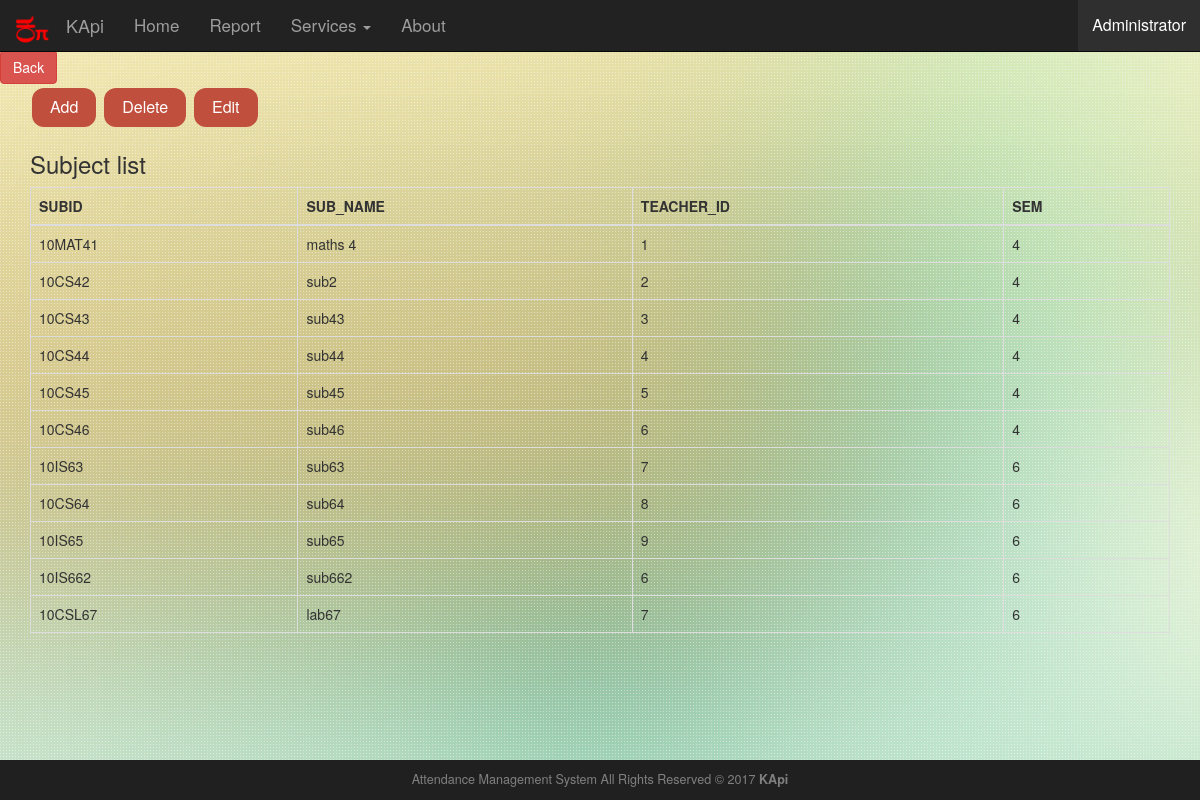
Page /listsub.php on the committed database.
### tables this page shows
CREATE TABLE 'subject_table' (
  `id` integer primary key autoincrement,
  'subid' varchar(10) not null,
  `subject_name` varchar(32) NOT NULL,'teacher_id' INTEGER NOT NULL,
  `semester` varchar(32) NOT NULL
);

### header.php (called while the page is built)
<?php include('nav.php'); ?>

### listsub.php (the view)
<?php
include('header.php');
require('db connect.php');
?>
<html>
<link href="css/button.css" rel="stylesheet">
<link href="css/bootstrap.min.css" rel="stylesheet">
<body style="background-image: url('images/ccc.png');">
<button type="button" class="btn btn-danger" onclick="location.href='home.php';" >Back</button><br/>
<div class="container">
<div class="table-responsive">
<button type="button" class="button button2" onclick="location.href='addsub.php';" >Add</button>
<button type="button" class="button button2" onclick="location.href='delsub.php';" >Delete</button>
<button type="button" class="button button2" onclick="location.href='updatesub.php';" >Edit</button>
<table class="table table-bordered">
	<thead><h3>Subject list</h3>
      <tr>
        <th>SUBID</th>
        <th>SUB_NAME</th>
        <th>TEACHER_ID</th>
        <th>SEM</th>
      </tr>
    </thead>
    <tbody>
    	<?php
$sql =<<<EOF
      SELECT * from subject_table;
EOF;
$ret = $db->query($sql);
   while($row = $ret->fetchArray(SQLITE3_ASSOC) ){
   	echo "<tr>";
   	echo "<td>".$row['subid']."</td>";
   	echo "<td>".$row['subject_name']."</td>";
   	echo "<td>".$row['teacher_id']."</td>";
   	echo "<td>".$row['semester']."</td>";
   	echo "</tr>";
}
?>
    </tbody>
</table>
</div>
</div>
<?php include('footer.php'); ?>
</body>
</html>

### nav.php (shortened to what this page needs)
<!DOCTYPE html>
<html lang="en">
<head>
    <link rel="stylesheet" href="css/bootstrap.css">
    <link rel="stylesheet" href="css/dropdown.css">
    <link rel="stylesheet" href="css/drpdown.css">
</head>
<body style="background-image: url('images/ccc.jpg');">
<nav class="navbar navbar-fixed-top navbar-inverse">
  <div class="container-fluid">
    <div class="navbar-header">
      <a class="navbar-brand" href="home.php"><img src="images/logo2.png" width="36" height="32"></a>
         <a class="navbar-brand" href="home.php">KApi</a>
        </div>
        <div class="collapse navbar-collapse" id="bs-example-navbar-collapse-1">
           <ul class="nav navbar-nav" style="font-size: 17px;">
                <li><a href="home.php">Home</a></li>
                <li><a href="report.php">Report</a></li>
               <li><a href="#" class="dropdown-toggle" data-toggle="dropdown">Services <b class="caret"></b></a>
            </li>
  			<li><a href="about.php">About</a></li>
                </ul>
                <ul class="nav navbar-nav navbar-right">
               <div class="dropdown">
 				<li><button class="dropbtn">Administrator </button> </li>
				</div>
                 </ul>
        </div>
    </div>
</nav>
	</body>
</html>

### footer.php (shortened to what this page needs)
 <html lang="en">
  <head>
    <link href="css/bootstrap.min.css" rel="stylesheet">
 <link href="css/footer.css" rel="stylesheet">
</head>
<body>
<br />
<br />
<br /> <br /> <br />
<div class="footer" align="center" style="font-size: 90%">Attendance Management System All Rights Reserved © 2017 <strong> KApi</strong></div>
</body>
  </html>

### css/dropdown.css (style rules this page uses)
.dropbtn { background-color:#2f2f2f; color: white; padding: 14px; font-size: 16px; border: none; cursor: pointer; }
.dropdown { position: relative; display: inline-table; }

### css/drpdown.css (style rules this page uses)
body { margin: 10px; padding-top: 50px; }

### css/button.css (style rules this page uses)
.button { border: none; color: white; padding: 15px 32px; text-align: center; text-decoration: none; display: inline-block; font-size: 16px; margin: 4px 2px; cursor: pointer; }
.button2 { border-radius: 12px;background-color: #c14f3e;padding: 8px 18px; }

### css/footer.css (style rules this page uses)
* { margin: 0; }
html, body { height: 100%; }
.footer, .push { height: 155px; }

### footer.php (style rules this page uses)
.footer { height:40px; color:grey; display:inline; position: fixed; right: 0; bottom: 0; left: 0; padding:10px; background-color: #202020; text-align: center; }
body { padding-bottom: 60px; }

### rows in the picture
subject_table: subid "10MAT41", subject_name "maths 4", teacher "1", semester "4"
subject_table: subid "10CS42", subject_name "sub2", teacher "2", semester "4"
subject_table: subid "10CS43", subject_name "sub43", teacher "3", semester "4"
subject_table: subid "10CS44", subject_name "sub44", teacher "4", semester "4"
subject_table: subid "10CS45", subject_name "sub45", teacher "5", semester "4"
subject_table: subid "10CS46", subject_name "sub46", teacher "6", semester "4"
subject_table: subid "10IS63", subject_name "sub63", teacher "7", semester "6"
subject_table: subid "10CS64", subject_name "sub64", teacher "8", semester "6"
subject_table: subid "10IS65", subject_name "sub65", teacher "9", semester "6"
subject_table: subid "10IS662", subject_name "sub662", teacher "6", semester "6"
subject_table: subid "10CSL67", subject_name "lab67", teacher "7", semester "6"
